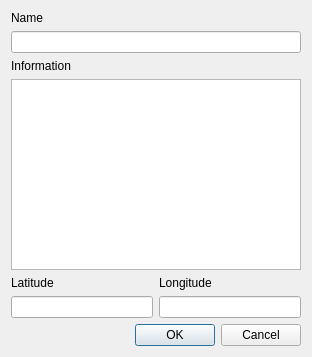
<?xml version="1.0" encoding="UTF-8"?>
<ui version="4.0">
 <class>MarkerDialog</class>
 <widget class="QDialog" name="MarkerDialog">
  <property name="geometry">
   <rect>
    <x>0</x>
    <y>0</y>
    <width>312</width>
    <height>357</height>
   </rect>
  </property>
  <property name="windowTitle">
   <string>Dialog</string>
  </property>
  <layout class="QVBoxLayout" name="verticalLayout_3">
   <item>
    <widget class="QLabel" name="label">
     <property name="text">
      <string>Name</string>
     </property>
    </widget>
   </item>
   <item>
    <widget class="QLineEdit" name="lblName"/>
   </item>
   <item>
    <widget class="QLabel" name="label_2">
     <property name="text">
      <string>Information</string>
     </property>
    </widget>
   </item>
   <item>
    <widget class="QTextEdit" name="txtInformation"/>
   </item>
   <item>
    <layout class="QHBoxLayout" name="horizontalLayout">
     <item>
      <layout class="QVBoxLayout" name="verticalLayout">
       <item>
        <widget class="QLabel" name="label_3">
         <property name="text">
          <string>Latitude</string>
         </property>
        </widget>
       </item>
       <item>
        <widget class="QLineEdit" name="lblLatitude"/>
       </item>
      </layout>
     </item>
     <item>
      <layout class="QVBoxLayout" name="verticalLayout_2">
       <item>
        <widget class="QLabel" name="label_4">
         <property name="text">
          <string>Longitude</string>
         </property>
        </widget>
       </item>
       <item>
        <widget class="QLineEdit" name="lblLongitude"/>
       </item>
      </layout>
     </item>
    </layout>
   </item>
   <item>
    <widget class="QDialogButtonBox" name="buttonBox">
     <property name="orientation">
      <enum>Qt::Horizontal</enum>
     </property>
     <property name="standardButtons">
      <set>QDialogButtonBox::Cancel|QDialogButtonBox::Ok</set>
     </property>
    </widget>
   </item>
  </layout>
 </widget>
 <resources/>
 <connections>
  <connection>
   <sender>buttonBox</sender>
   <signal>accepted()</signal>
   <receiver>MarkerDialog</receiver>
   <slot>accept()</slot>
   <hints>
    <hint type="sourcelabel">
     <x>248</x>
     <y>254</y>
    </hint>
    <hint type="destinationlabel">
     <x>157</x>
     <y>274</y>
    </hint>
   </hints>
  </connection>
  <connection>
   <sender>buttonBox</sender>
   <signal>rejected()</signal>
   <receiver>MarkerDialog</receiver>
   <slot>reject()</slot>
   <hints>
    <hint type="sourcelabel">
     <x>316</x>
     <y>260</y>
    </hint>
    <hint type="destinationlabel">
     <x>286</x>
     <y>274</y>
    </hint>
   </hints>
  </connection>
 </connections>
</ui>
